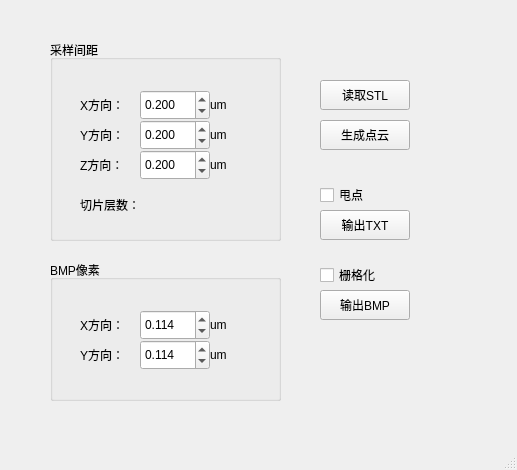
<?xml version="1.0" encoding="UTF-8"?>
<ui version="4.0">
 <class>MainWindow</class>
 <widget class="QMainWindow" name="MainWindow">
  <property name="geometry">
   <rect>
    <x>0</x>
    <y>0</y>
    <width>517</width>
    <height>470</height>
   </rect>
  </property>
  <property name="windowTitle">
   <string>STL生成点云</string>
  </property>
  <widget class="QWidget" name="centralwidget">
   <widget class="QGroupBox" name="groupBox">
    <property name="geometry">
     <rect>
      <x>50</x>
      <y>40</y>
      <width>231</width>
      <height>201</height>
     </rect>
    </property>
    <property name="title">
     <string>采样间距</string>
    </property>
    <widget class="QLabel" name="label">
     <property name="geometry">
      <rect>
       <x>30</x>
       <y>50</y>
       <width>60</width>
       <height>30</height>
      </rect>
     </property>
     <property name="text">
      <string>X方向：</string>
     </property>
    </widget>
    <widget class="QDoubleSpinBox" name="stepXSpinBox">
     <property name="geometry">
      <rect>
       <x>90</x>
       <y>50</y>
       <width>70</width>
       <height>30</height>
      </rect>
     </property>
     <property name="decimals">
      <number>3</number>
     </property>
     <property name="singleStep">
      <double>0.100000000000000</double>
     </property>
     <property name="value">
      <double>0.200000000000000</double>
     </property>
    </widget>
    <widget class="QLabel" name="label_2">
     <property name="geometry">
      <rect>
       <x>160</x>
       <y>50</y>
       <width>30</width>
       <height>30</height>
      </rect>
     </property>
     <property name="text">
      <string>um</string>
     </property>
    </widget>
    <widget class="QLabel" name="label_3">
     <property name="geometry">
      <rect>
       <x>160</x>
       <y>80</y>
       <width>30</width>
       <height>30</height>
      </rect>
     </property>
     <property name="text">
      <string>um</string>
     </property>
    </widget>
    <widget class="QLabel" name="label_4">
     <property name="geometry">
      <rect>
       <x>30</x>
       <y>80</y>
       <width>60</width>
       <height>30</height>
      </rect>
     </property>
     <property name="text">
      <string>Y方向：</string>
     </property>
    </widget>
    <widget class="QDoubleSpinBox" name="stepYSpinBox">
     <property name="geometry">
      <rect>
       <x>90</x>
       <y>80</y>
       <width>70</width>
       <height>30</height>
      </rect>
     </property>
     <property name="decimals">
      <number>3</number>
     </property>
     <property name="singleStep">
      <double>0.100000000000000</double>
     </property>
     <property name="value">
      <double>0.200000000000000</double>
     </property>
    </widget>
    <widget class="QLabel" name="label_5">
     <property name="geometry">
      <rect>
       <x>160</x>
       <y>110</y>
       <width>30</width>
       <height>30</height>
      </rect>
     </property>
     <property name="text">
      <string>um</string>
     </property>
    </widget>
    <widget class="QLabel" name="label_6">
     <property name="geometry">
      <rect>
       <x>30</x>
       <y>110</y>
       <width>60</width>
       <height>30</height>
      </rect>
     </property>
     <property name="text">
      <string>Z方向：</string>
     </property>
    </widget>
    <widget class="QDoubleSpinBox" name="stepZSpinBox">
     <property name="geometry">
      <rect>
       <x>90</x>
       <y>110</y>
       <width>70</width>
       <height>30</height>
      </rect>
     </property>
     <property name="decimals">
      <number>3</number>
     </property>
     <property name="singleStep">
      <double>0.100000000000000</double>
     </property>
     <property name="value">
      <double>0.200000000000000</double>
     </property>
    </widget>
    <widget class="QLabel" name="label_7">
     <property name="geometry">
      <rect>
       <x>30</x>
       <y>150</y>
       <width>90</width>
       <height>30</height>
      </rect>
     </property>
     <property name="text">
      <string>切片层数：</string>
     </property>
    </widget>
    <widget class="QLabel" name="layerNumLabel">
     <property name="geometry">
      <rect>
       <x>120</x>
       <y>150</y>
       <width>60</width>
       <height>30</height>
      </rect>
     </property>
     <property name="text">
      <string/>
     </property>
    </widget>
   </widget>
   <widget class="QGroupBox" name="groupBox_2">
    <property name="geometry">
     <rect>
      <x>50</x>
      <y>260</y>
      <width>231</width>
      <height>141</height>
     </rect>
    </property>
    <property name="title">
     <string>BMP像素</string>
    </property>
    <widget class="QLabel" name="label_8">
     <property name="geometry">
      <rect>
       <x>30</x>
       <y>50</y>
       <width>60</width>
       <height>30</height>
      </rect>
     </property>
     <property name="text">
      <string>X方向：</string>
     </property>
    </widget>
    <widget class="QDoubleSpinBox" name="pitchXSpinBox">
     <property name="geometry">
      <rect>
       <x>90</x>
       <y>50</y>
       <width>70</width>
       <height>30</height>
      </rect>
     </property>
     <property name="decimals">
      <number>3</number>
     </property>
     <property name="singleStep">
      <double>0.001000000000000</double>
     </property>
     <property name="value">
      <double>0.114000000000000</double>
     </property>
    </widget>
    <widget class="QLabel" name="label_9">
     <property name="geometry">
      <rect>
       <x>160</x>
       <y>50</y>
       <width>30</width>
       <height>30</height>
      </rect>
     </property>
     <property name="text">
      <string>um</string>
     </property>
    </widget>
    <widget class="QLabel" name="label_10">
     <property name="geometry">
      <rect>
       <x>160</x>
       <y>80</y>
       <width>30</width>
       <height>30</height>
      </rect>
     </property>
     <property name="text">
      <string>um</string>
     </property>
    </widget>
    <widget class="QLabel" name="label_11">
     <property name="geometry">
      <rect>
       <x>30</x>
       <y>80</y>
       <width>60</width>
       <height>30</height>
      </rect>
     </property>
     <property name="text">
      <string>Y方向：</string>
     </property>
    </widget>
    <widget class="QDoubleSpinBox" name="pitchYSpinBox">
     <property name="geometry">
      <rect>
       <x>90</x>
       <y>80</y>
       <width>70</width>
       <height>30</height>
      </rect>
     </property>
     <property name="decimals">
      <number>3</number>
     </property>
     <property name="singleStep">
      <double>0.001000000000000</double>
     </property>
     <property name="value">
      <double>0.114000000000000</double>
     </property>
    </widget>
   </widget>
   <widget class="QPushButton" name="readSTLButton">
    <property name="geometry">
     <rect>
      <x>320</x>
      <y>80</y>
      <width>90</width>
      <height>30</height>
     </rect>
    </property>
    <property name="text">
     <string>读取STL</string>
    </property>
   </widget>
   <widget class="QPushButton" name="toPointCloudButton">
    <property name="geometry">
     <rect>
      <x>320</x>
      <y>120</y>
      <width>90</width>
      <height>30</height>
     </rect>
    </property>
    <property name="text">
     <string>生成点云</string>
    </property>
   </widget>
   <widget class="QPushButton" name="toTXTButton">
    <property name="geometry">
     <rect>
      <x>320</x>
      <y>210</y>
      <width>90</width>
      <height>30</height>
     </rect>
    </property>
    <property name="text">
     <string>输出TXT</string>
    </property>
   </widget>
   <widget class="QPushButton" name="toBMPButton">
    <property name="geometry">
     <rect>
      <x>320</x>
      <y>290</y>
      <width>90</width>
      <height>30</height>
     </rect>
    </property>
    <property name="text">
     <string>输出BMP</string>
    </property>
   </widget>
   <widget class="QCheckBox" name="initStartCheckBox">
    <property name="geometry">
     <rect>
      <x>320</x>
      <y>180</y>
      <width>90</width>
      <height>30</height>
     </rect>
    </property>
    <property name="text">
     <string>甩点</string>
    </property>
   </widget>
   <widget class="QCheckBox" name="rasterCheckBox">
    <property name="geometry">
     <rect>
      <x>320</x>
      <y>260</y>
      <width>90</width>
      <height>30</height>
     </rect>
    </property>
    <property name="text">
     <string>栅格化</string>
    </property>
   </widget>
  </widget>
  <widget class="QMenuBar" name="menubar">
   <property name="geometry">
    <rect>
     <x>0</x>
     <y>0</y>
     <width>517</width>
     <height>26</height>
    </rect>
   </property>
  </widget>
  <widget class="QStatusBar" name="statusbar"/>
 </widget>
 <resources/>
 <connections/>
</ui>
